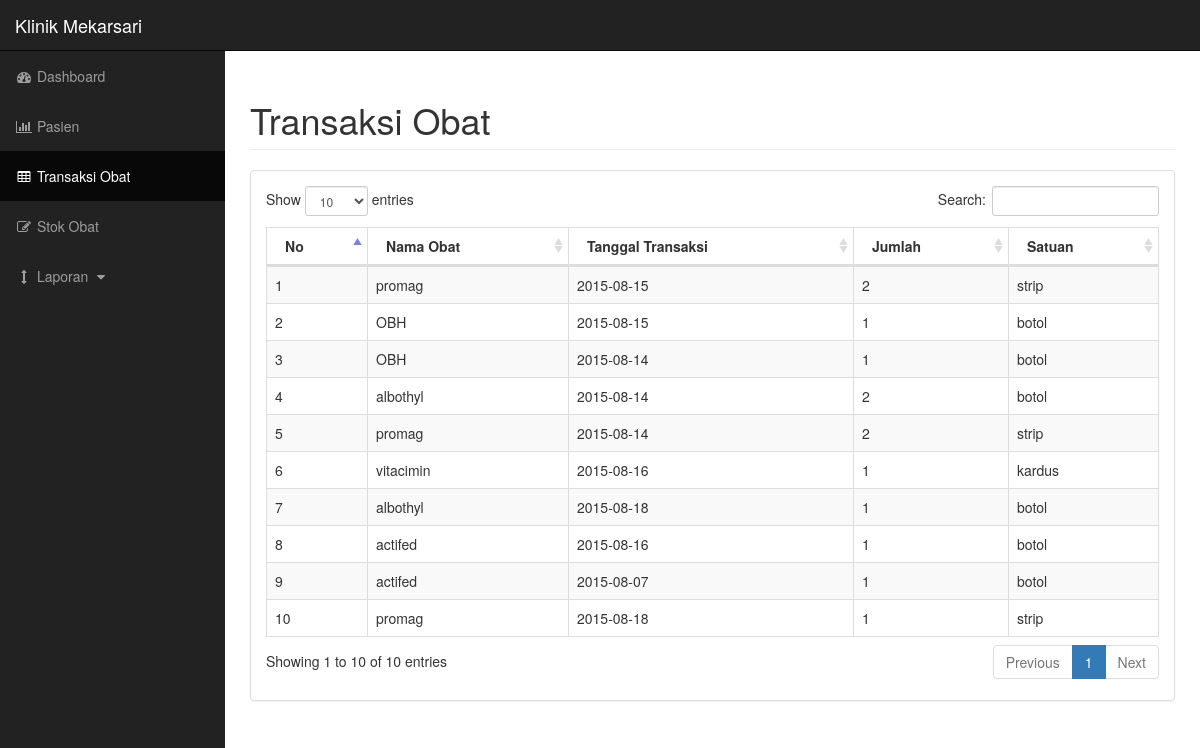
Page /transaksi.php on the committed database.
### tables this page shows
CREATE TABLE IF NOT EXISTS `tob_transaksi_obat` (
  `tob_id` int(11) NOT NULL,
  `tob_mob_id` int(11) NOT NULL,
  `tob_tpa_id` int(11) NOT NULL,
  `tob_mob_jumlah` int(11) NOT NULL
);

CREATE TABLE IF NOT EXISTS `m_obat` (
  `mob_id` int(11) NOT NULL,
  `mob_nama_obat` text NOT NULL,
  `mob_tanggal_beli` date NOT NULL,
  `mob_jumlah` int(11) NOT NULL,
  `mob_satuan` text NOT NULL
);

CREATE TABLE IF NOT EXISTS `tpa_pasien` (
  `tpa_id` int(11) NOT NULL,
  `tpa_tanggal_berobat` date NOT NULL,
  `tpa_me_id` int(11) NOT NULL
);

### transaksi.php (the view, shortened to what this page needs)
<!DOCTYPE html>
<html lang="en">
<?php
	$query = mysql_query("select * from tob_transaksi_obat");
?>
<head>
    <link href="bower_components/bootstrap/dist/css/bootstrap.min.css" rel="stylesheet">
    <link href="bower_components/metisMenu/dist/metisMenu.min.css" rel="stylesheet">
    <link href="bower_components/datatables-plugins/integration/bootstrap/3/dataTables.bootstrap.css" rel="stylesheet">
    <link href="bower_components/datatables-responsive/css/dataTables.responsive.css" rel="stylesheet">
    <link href="bower_components/font-awesome/css/font-awesome.min.css" rel="stylesheet" type="text/css">
    <link href="css/sb-admin.css" rel="stylesheet">
</head>
<body>
    <div id="wrapper">
        <nav class="navbar navbar-inverse navbar-fixed-top" role="navigation">
            <div class="navbar-header">
                <a class="navbar-brand" href="index.php">Klinik Mekarsari</a>
            </div>
            <div class="collapse navbar-collapse navbar-ex1-collapse">
                <ul class="nav navbar-nav side-nav">
                    <li>
                        <a href="index.php"><i class="fa fa-fw fa-dashboard"></i> Dashboard</a>
                    </li>
                    <li>
                        <a href="pasien.php"><i class="fa fa-fw fa-bar-chart-o"></i> Pasien</a>
                    </li>
                    <li class="active">
                        <a href="transaksi.php"><i class="fa fa-fw fa-table"></i> Transaksi Obat</a>
                    </li>
                    <li>
                        <a href="stok.php"><i class="fa fa-fw fa-edit"></i> Stok Obat</a>
                    </li>
                    <li>
                        <a href="javascript:;" data-toggle="collapse" data-target="#demo"><i class="fa fa-fw fa-arrows-v"></i> Laporan <i class="fa fa-fw fa-caret-down"></i></a>
                    </li>
                </ul>
            </div>
        </nav>
        <div id="page-wrapper">
			<div class="container-fluid">
				<div class="row">
					<div class="col-lg-12">
						<h1 class="page-header">Transaksi Obat</h1>
					</div>
				</div>
				<div class="row">
					<div class="col-lg-12">
						<div class="panel panel-default">
							<div class="panel-body">
								<div class="dataTable_wrapper">
									<table class="table table-striped table-bordered table-hover" id="dataTables-example">
										<thead>
											<tr>
												<th>No</th>
												<th>Nama Obat</th>
												<th>Tanggal Transaksi</th>
												<th>Jumlah</th>
												<th>Satuan</th>
											</tr>
										</thead>
										<tbody>
											<?php
											$i = 0;
											while($row = mysql_fetch_array($query))
											{
												$mob_id = $row['tob_mob_id'];
												$tpa_id = $row['tob_tpa_id'];
												$qr = mysql_query("select * from m_obat where mob_id = '$mob_id'");
												$ro = mysql_fetch_array($qr);
												$qy = mysql_query("select * from tpa_pasien where tpa_id = '$tpa_id'");
												$rw = mysql_fetch_array($qy);
												$i++;
											?>
											<tr>
												<td><?php echo $i?></td>
												<td><?php echo $ro['mob_nama_obat']?></td>
												<td><?php echo $rw['tpa_tanggal_berobat']?></td>
												<td><?php echo $row['tob_mob_jumlah']?></td>
												<td><?php echo $ro['mob_satuan']?></td>
											</tr>
											<?php } ?>
										</tbody>
									</table>
								</div>
							</div>
						</div>
					</div>
				</div>
			</div>
        </div>
    </div>
</body>
</html>

### css/sb-admin.css (style rules this page uses)
body { margin-top: 100px; background-color: #222; }
@media (min-width:768px) { body { margin-top: 50px; } }
#wrapper { padding-left: 0; }
#page-wrapper { width: 100%; padding: 0; background-color: #fff; }
@media (min-width:768px) { #wrapper { padding-left: 225px; } }
@media (min-width:768px) { #page-wrapper { padding: 10px; } }
@media (min-width:768px) { .side-nav { position: fixed; top: 51px; left: 225px; width: 225px; margin-left: -225px; border: none; border-radius: 0; overflow-y: auto; background-color: #222; bottom: 0; overflow-x: hidden; padding-bottom: 40px; } }
@media (min-width:768px) { .side-nav>li>a { width: 225px; } }

### rows in the picture
tob_transaksi_obat: m_obat.mob_nama_obat "promag", tpa_pasien.tpa_tanggal_berobat "2015-08-15", tob_mob_jumlah "2", m_obat.mob_satuan "strip"
tob_transaksi_obat: m_obat.mob_nama_obat "OBH", tpa_pasien.tpa_tanggal_berobat "2015-08-15", tob_mob_jumlah "1", m_obat.mob_satuan "botol"
tob_transaksi_obat: m_obat.mob_nama_obat "OBH", tpa_pasien.tpa_tanggal_berobat "2015-08-14", tob_mob_jumlah "1", m_obat.mob_satuan "botol"
tob_transaksi_obat: m_obat.mob_nama_obat "albothyl", tpa_pasien.tpa_tanggal_berobat "2015-08-14", tob_mob_jumlah "2", m_obat.mob_satuan "botol"
tob_transaksi_obat: m_obat.mob_nama_obat "promag", tpa_pasien.tpa_tanggal_berobat "2015-08-14", tob_mob_jumlah "2", m_obat.mob_satuan "strip"
tob_transaksi_obat: m_obat.mob_nama_obat "vitacimin", tpa_pasien.tpa_tanggal_berobat "2015-08-16", tob_mob_jumlah "1", m_obat.mob_satuan "kardus"
tob_transaksi_obat: m_obat.mob_nama_obat "albothyl", tpa_pasien.tpa_tanggal_berobat "2015-08-18", tob_mob_jumlah "1", m_obat.mob_satuan "botol"
tob_transaksi_obat: m_obat.mob_nama_obat "actifed", tpa_pasien.tpa_tanggal_berobat "2015-08-16", tob_mob_jumlah "1", m_obat.mob_satuan "botol"
tob_transaksi_obat: m_obat.mob_nama_obat "actifed", tpa_pasien.tpa_tanggal_berobat "2015-08-07", tob_mob_jumlah "1", m_obat.mob_satuan "botol"
tob_transaksi_obat: m_obat.mob_nama_obat "promag", tpa_pasien.tpa_tanggal_berobat "2015-08-18", tob_mob_jumlah "1", m_obat.mob_satuan "strip"
